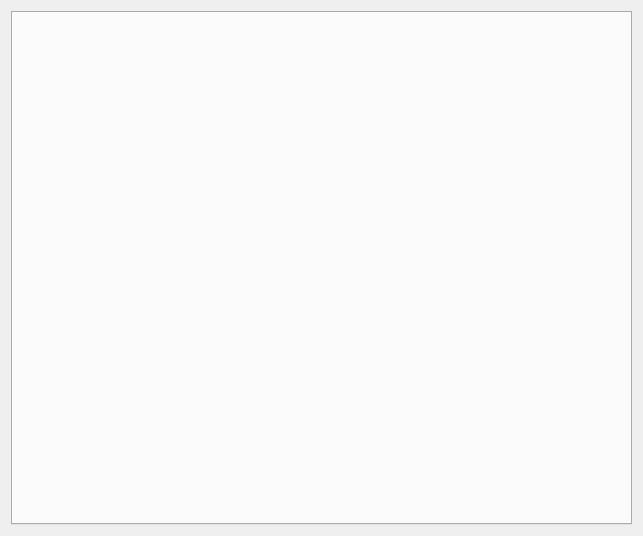
<?xml version="1.0" encoding="UTF-8"?>
<ui version="4.0">
 <class>MainWindow</class>
 <widget class="QMainWindow" name="MainWindow">
  <property name="geometry">
   <rect>
    <x>0</x>
    <y>0</y>
    <width>643</width>
    <height>536</height>
   </rect>
  </property>
  <property name="windowTitle">
   <string>MainWindow</string>
  </property>
  <widget class="QWidget" name="centralWidget">
   <layout class="QVBoxLayout" name="verticalLayout_2">
    <item>
     <widget class="QTabWidget" name="tabWidget"/>
    </item>
   </layout>
  </widget>
 </widget>
 <layoutdefault spacing="6" margin="11"/>
 <resources/>
 <connections/>
</ui>
